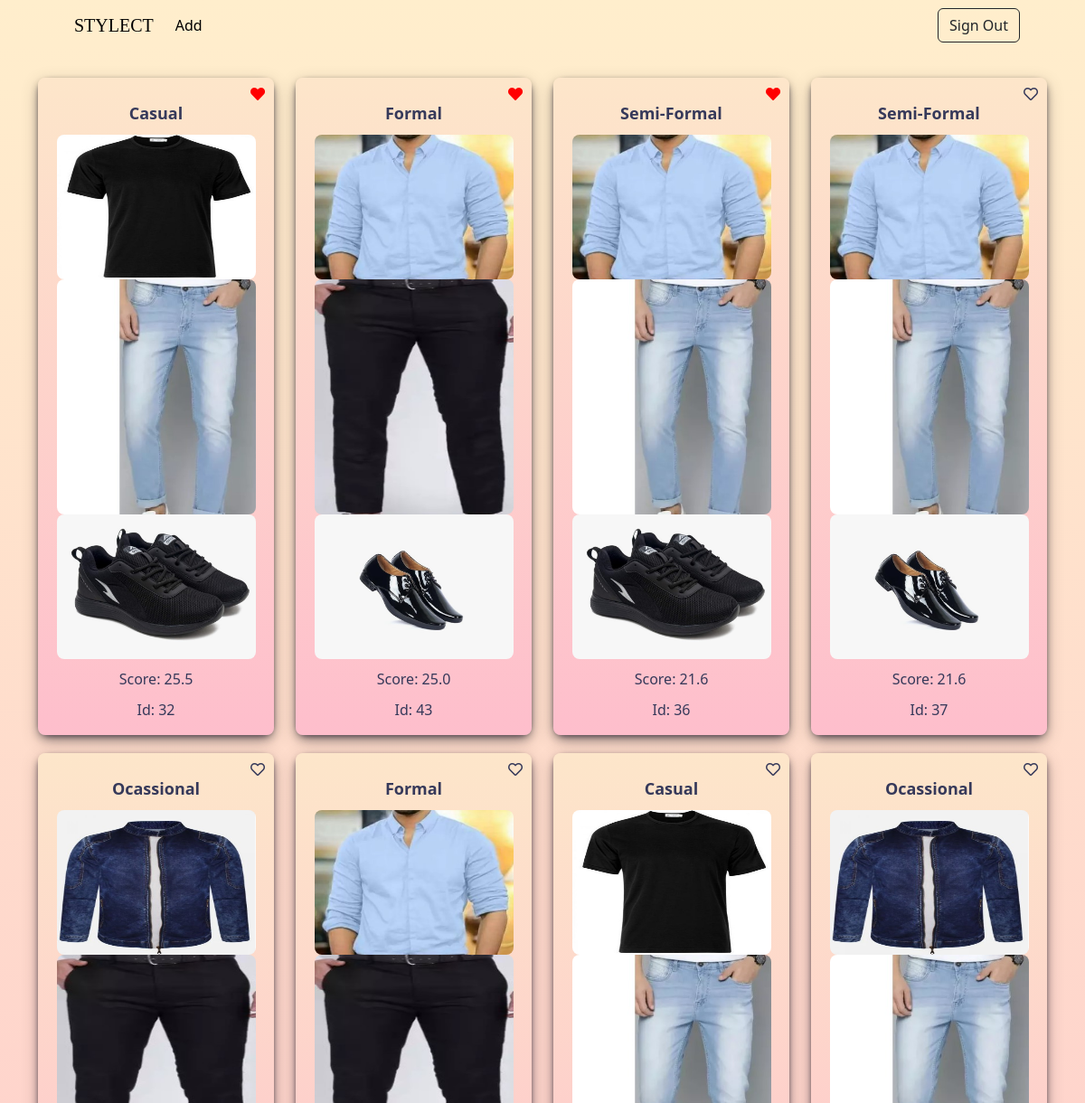
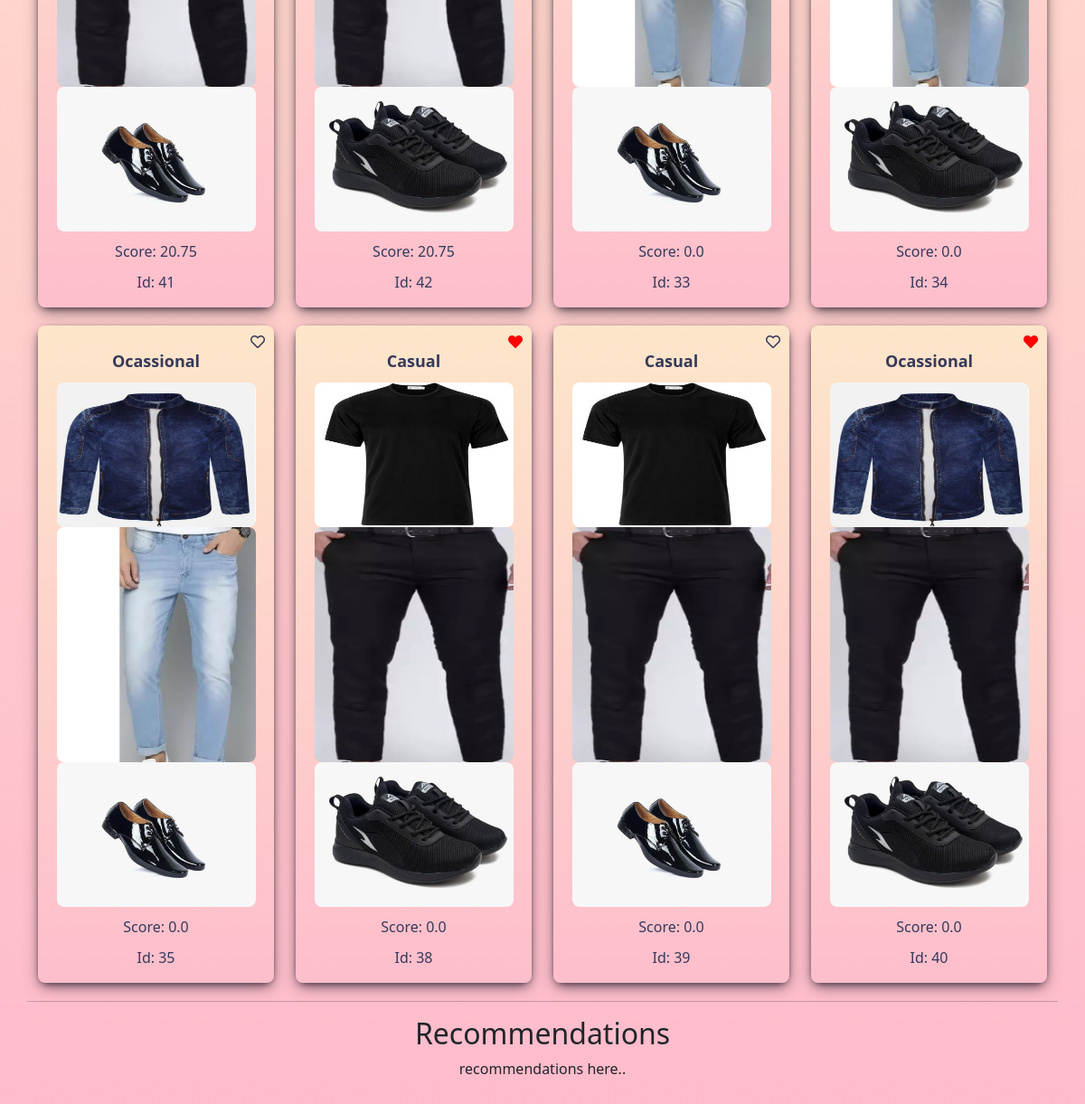
/outfits/ (signed in), run on the app's committed database (2 pictures, top to bottom).
### myapp/models.py (models this page shows)
class Outfits(models.Model):
    user = models.ForeignKey(User, on_delete=models.CASCADE)
    id = models.AutoField(primary_key=True)
    upper_id = models.IntegerField(null=True)
    lower_id = models.IntegerField(null=True)
    foot_id = models.IntegerField(null=True)
    type = models.CharField(max_length=100)
    score = models.FloatField(default=0.0)
    items = models.ManyToManyField(Items)
    like = models.BooleanField(default=False)

### myapp/views.py (the view)
# urls.py: path('outfits/', outfits),
def outfits(request):
    u=UserProfile.objects.get(user=request.user)
    outfits=[]
    print(u.outfit_time)
    if(u.outfit_time == None):
        outfits = make_outfits(request)
        u.outfit_time=u.item_time
    elif(u.item_time>u.outfit_time):
        outfits = make_outfits(request)
        u.outfit_time=u.item_time
    else:
        otfts=Outfits.objects.filter(user=request.user)
        for o in otfts:
            upper = Items.objects.get(id=o.upper_id)
            lower = Items.objects.get(id=o.lower_id)
            foot = Items.objects.get(id=o.foot_id)
            outfits.append({
                'id': o.id,
                'upper_path': upper.photo.url,
                'lower_path': lower.photo.url,
                'bottom_path': foot.photo.url,
                'type': o.type,
                'score': o.score,
                'like' :o.like
            })
        outfits = sorted(outfits, key=lambda outfit: outfit['score'], reverse=True)
    u.save()
    dict={'outf':[],'recom':[]}
    dict["outf"]=outfits
    if outfit_recommendations(request, request.user):
        dict["recom"]=outfit_recommendations(request, request.user)
    return render(request, 'outfits.html', {'outfits': dict})

### templates/outfits.html (shortened to what this page needs)
<!DOCTYPE html>
<html lang="en">
<head>
    <link href="https://cdn.jsdelivr.net/npm/bootstrap@5.3.2/dist/css/bootstrap.min.css" rel="stylesheet">
    <link href="https://cdnjs.cloudflare.com/ajax/libs/font-awesome/5.15.4/css/all.min.css" rel="stylesheet">
</head>
<body style="background-image: linear-gradient(#ffeecc, #febbcc) ;">
    {% include 'navbar.html' %}
    <div class="container text-center" style="padding-bottom: 30px; padding-top: 30px;">
        <div class="row">
            {% if user.is_authenticated %}
                {%if outfits.outf %}
                    {% for outfit in outfits.outf %}
                    <div class="col-md-3">
                        <div class="card" style="background-image: linear-gradient(#ffeecc, #febbcc); border-radius: 14px; border-width: 0; box-shadow: rgba(45, 35, 66, 0.4) 0 2px 4px, rgba(45, 35, 66, 0.3) 0 7px 13px -3px; box-sizing: border-box; color: #36395A; margin-bottom: 20px;">
                            <div class="card-body">
                                <div class="card-heading" style="border-radius: 8px; background-color: transparent;">
                                    {{ outfit.type }}
                                </div>
                                <div class="card-image">
                                    <img src="{{outfit.upper_path}}" style="width: 220px; height: 160px;">
                                </div>
                                <div class="card-image">
                                    <img src="{{outfit.lower_path}}" style="width: 220px; height: 260px;">
                                </div>
                                <div class="card-image">
                                    <img src="{{outfit.bottom_path}}" style="width: 220px; height: 160px;">
                                </div>
                                {% if outfit.like %}
                                    <i class="fas fa-heart like-icon" data-outfit-id="{{ outfit.id }}" style="color: red;"></i>
                                {% else %}
                                    <i class="far fa-heart like-icon" data-outfit-id="{{ outfit.id }}"></i>
                                {% endif %}
                                <p class="card-button">Score: {{ outfit.score }}</p>
                                <p class="card-button">Id: {{ outfit.id }}</p>
                            </div>
                        </div>
                    </div>
                    {% endfor %}
                {% endif %}
                <hr>
                <h2>Recommendations</h2>
                {%if outfits.recom %}
                    {% for outfit in outfits.recom %}
                    <div class="col-md-3">
                        <div class="card" style="background-image: linear-gradient(#ffeecc, #febbcc); border-radius: 14px; border-width: 0; box-shadow: rgba(45, 35, 66, 0.4) 0 2px 4px, rgba(45, 35, 66, 0.3) 0 7px 13px -3px; box-sizing: border-box; color: #36395A; margin-bottom: 20px;">
                            <div class="card-body">
                                <div class="card-heading" style="border-radius: 8px; background-color: transparent;">
                                    {{ outfit.type }}
                                </div>
                                <div class="card-image">
                                    <img src="{{outfit.upper_path}}" style="width: 220px; height: 160px;">
                                </div>
                                <div class="card-image">
                                    <img src="{{outfit.lower_path}}" style="width: 220px; height: 260px;">
                                </div>
                                <div class="card-image">
                                    <img src="{{outfit.bottom_path}}" style="width: 220px; height: 160px;">
                                </div>
                                <p class="card-button">Id: {{ outfit.id }}</p>
                            </div>
                        </div>
                    </div>
                    {% endfor %}
                {% else %}
                    <p>recommendations here..</p>
                {% endif %}
            {% else %}
                <p>Please <a href="{% url 'login' %}">log in</a> or <a href="{% url 'signup' %}">sign up</a> to access this page.</p>
            {% endif %}
        </div>
    </div>
    </body>
</html>

### templates/outfits.html (style rules this page uses)
.card-body { border-radius: 8px 8px 8px 8px; box-shadow: 0 4px 8px 0 rgba(0, 0, 0, 0.2), 0 6px 20px 0 rgba(0, 0, 0, 0.19); background-image: linear-gradient(#fde6ca, #febecc); }
.card-image img { max-height: 100%; max-width: 100%; border-radius: 8px 8px 8px 8px; }
.card-heading { font-size: 18px; font-weight: bold; background: #fff; padding: 10px 15px; }
.card-button { display: flex; justify-content: center; padding: 10px 0; width: 100%; background-color: transparent; margin-bottom: -10px; }
.like-icon { font-size: 16px; position: absolute; top: 10px; right: 10px; cursor: pointer; }

### data on the page
Outfits: type "Casual", score "25.5"
Outfits: type "Formal", score "25.0"
Outfits: type "Semi-Formal", score "21.6"
Outfits: type "Semi-Formal", score "21.6"
Outfits: type "Ocassional", score "20.75"
Outfits: type "Formal", score "20.75"
Outfits: type "Casual", score "0.0"
Outfits: type "Ocassional", score "0.0"
Outfits: type "Ocassional", score "0.0"
Outfits: type "Casual", score "0.0"
Outfits: type "Casual", score "0.0"
Outfits: type "Ocassional", score "0.0"

### other printed values
{{ outfit.id }} "32" "43" "36" "37" "41" "42" "33" "34" "35" "38" "39" "40"
